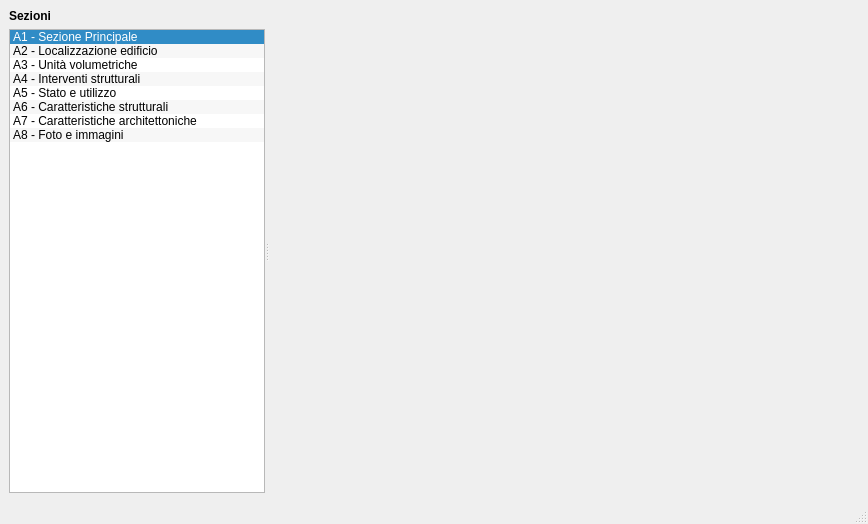
<?xml version="1.0" encoding="UTF-8"?>
<ui version="4.0">
 <class>SchedaEdificio</class>
 <widget class="QMainWindow" name="SchedaEdificio">
  <property name="geometry">
   <rect>
    <x>0</x>
    <y>0</y>
    <width>868</width>
    <height>524</height>
   </rect>
  </property>
  <property name="windowTitle">
   <string>Scheda Edificio</string>
  </property>
  <widget class="QWidget" name="centralwidget">
   <layout class="QVBoxLayout" name="verticalLayout_2">
    <item>
     <widget class="QSplitter" name="splitter">
      <property name="orientation">
       <enum>Qt::Horizontal</enum>
      </property>
      <property name="childrenCollapsible">
       <bool>false</bool>
      </property>
      <widget class="QWidget" name="layoutWidget">
       <layout class="QVBoxLayout" name="verticalLayout">
        <property name="margin">
         <number>0</number>
        </property>
        <item>
         <widget class="QLabel" name="label">
          <property name="font">
           <font>
            <weight>75</weight>
            <bold>true</bold>
           </font>
          </property>
          <property name="text">
           <string>Sezioni</string>
          </property>
         </widget>
        </item>
        <item>
         <widget class="QListWidget" name="sectionsList">
          <property name="sizePolicy">
           <sizepolicy hsizetype="Expanding" vsizetype="Expanding">
            <horstretch>2</horstretch>
            <verstretch>0</verstretch>
           </sizepolicy>
          </property>
          <property name="alternatingRowColors">
           <bool>true</bool>
          </property>
          <property name="selectionRectVisible">
           <bool>true</bool>
          </property>
          <property name="currentRow">
           <number>0</number>
          </property>
          <item>
           <property name="text">
            <string>A1 - Sezione Principale</string>
           </property>
          </item>
          <item>
           <property name="text">
            <string>A2 - Localizzazione edificio</string>
           </property>
          </item>
          <item>
           <property name="text">
            <string>A3 - Unità volumetriche</string>
           </property>
          </item>
          <item>
           <property name="text">
            <string>A4 - Interventi strutturali</string>
           </property>
          </item>
          <item>
           <property name="text">
            <string>A5 - Stato e utilizzo</string>
           </property>
          </item>
          <item>
           <property name="text">
            <string>A6 - Caratteristiche strutturali</string>
           </property>
          </item>
          <item>
           <property name="text">
            <string>A7 - Caratteristiche architettoniche</string>
           </property>
          </item>
          <item>
           <property name="text">
            <string>A8 - Foto e immagini</string>
           </property>
          </item>
         </widget>
        </item>
       </layout>
      </widget>
      <widget class="QStackedWidget" name="sectionsStacked">
       <property name="sizePolicy">
        <sizepolicy hsizetype="Expanding" vsizetype="Expanding">
         <horstretch>5</horstretch>
         <verstretch>0</verstretch>
        </sizepolicy>
       </property>
       <property name="currentIndex">
        <number>7</number>
       </property>
       <widget class="SezPrincipale" name="PRINCIPALE"/>
       <widget class="SezLocalizzazione" name="LOCALIZZAZIONE_EDIFICIOIDLOCALIZZ"/>
       <widget class="SezUnitaVolumetriche" name="UNITA_VOLUMETRICHE"/>
       <widget class="SezInterventi" name="INTERVENTI"/>
       <widget class="SezStatoUtilizzo" name="STATO_UTILIZZO_EDIFICIOID"/>
       <widget class="SezCaratteristicheStrutturali" name="CARATTERISTICHE_STRUTTURALI"/>
       <widget class="SezCaratteristicheArchitettoniche" name="CARATTERISTICHE_ARCHITETTONICHE_EDIFICIOID"/>
       <widget class="SezFoto" name="FOTO"/>
      </widget>
     </widget>
    </item>
   </layout>
  </widget>
  <widget class="QMenuBar" name="menubar">
   <property name="geometry">
    <rect>
     <x>0</x>
     <y>0</y>
     <width>868</width>
     <height>25</height>
    </rect>
   </property>
  </widget>
  <widget class="QStatusBar" name="statusbar"/>
 </widget>
 <customwidgets>
  <customwidget>
   <class>SezLocalizzazione</class>
   <extends>QWidget</extends>
   <header>..SezLocalizzazione</header>
   <container>1</container>
  </customwidget>
  <customwidget>
   <class>SezInterventi</class>
   <extends>QWidget</extends>
   <header>..SezInterventi</header>
   <container>1</container>
  </customwidget>
  <customwidget>
   <class>SezUnitaVolumetriche</class>
   <extends>QWidget</extends>
   <header>..SezUnitaVolumetriche</header>
   <container>1</container>
  </customwidget>
  <customwidget>
   <class>SezPrincipale</class>
   <extends>QWidget</extends>
   <header>..SezPrincipale</header>
   <container>1</container>
  </customwidget>
  <customwidget>
   <class>SezStatoUtilizzo</class>
   <extends>QWidget</extends>
   <header>..SezStatoUtilizzo</header>
   <container>1</container>
  </customwidget>
  <customwidget>
   <class>SezCaratteristicheStrutturali</class>
   <extends>QWidget</extends>
   <header>..SezCaratteristicheStrutturali</header>
   <container>1</container>
  </customwidget>
  <customwidget>
   <class>SezCaratteristicheArchitettoniche</class>
   <extends>QWidget</extends>
   <header>..SezCaratteristicheArchitettoniche</header>
   <container>1</container>
  </customwidget>
  <customwidget>
   <class>SezFoto</class>
   <extends>QWidget</extends>
   <header>..SezFoto</header>
   <container>1</container>
  </customwidget>
 </customwidgets>
 <resources/>
 <connections/>
</ui>
